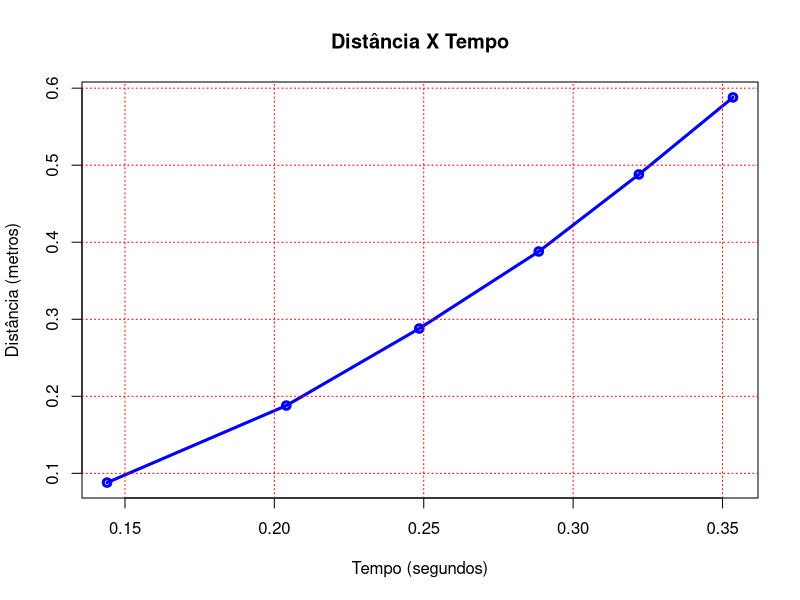
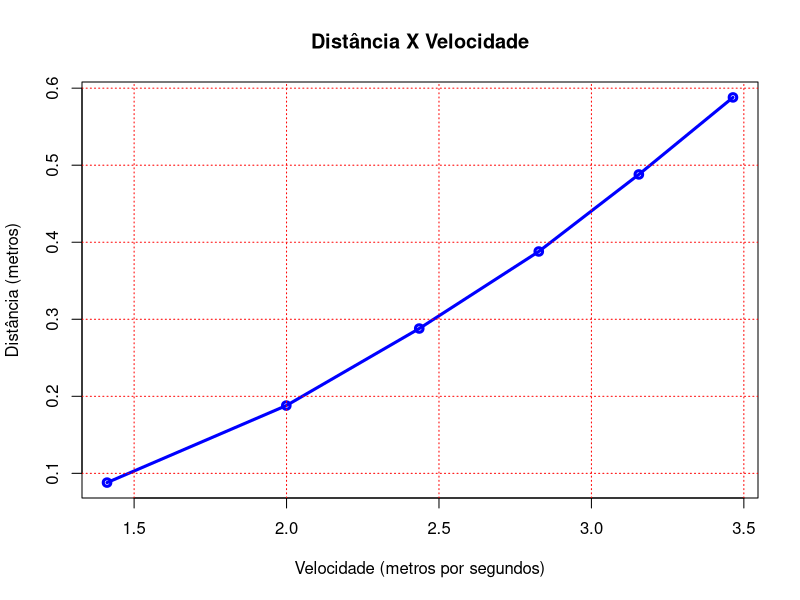
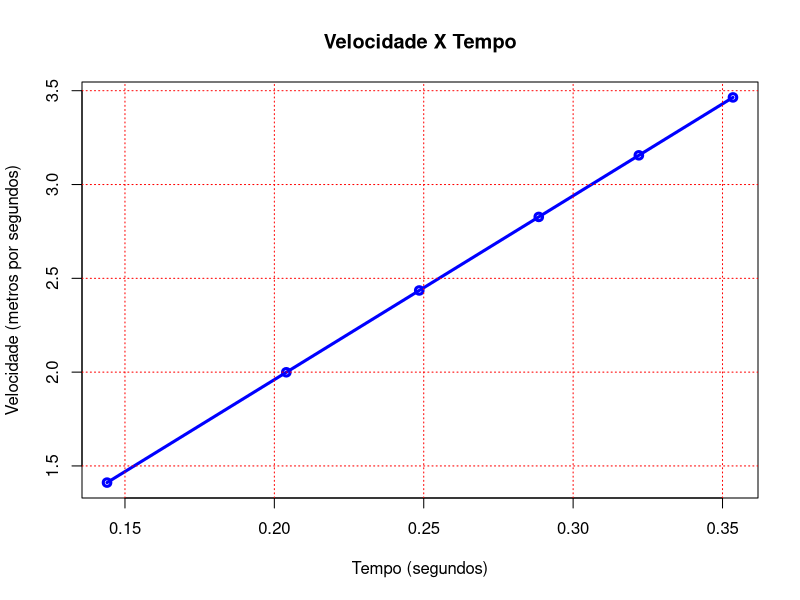
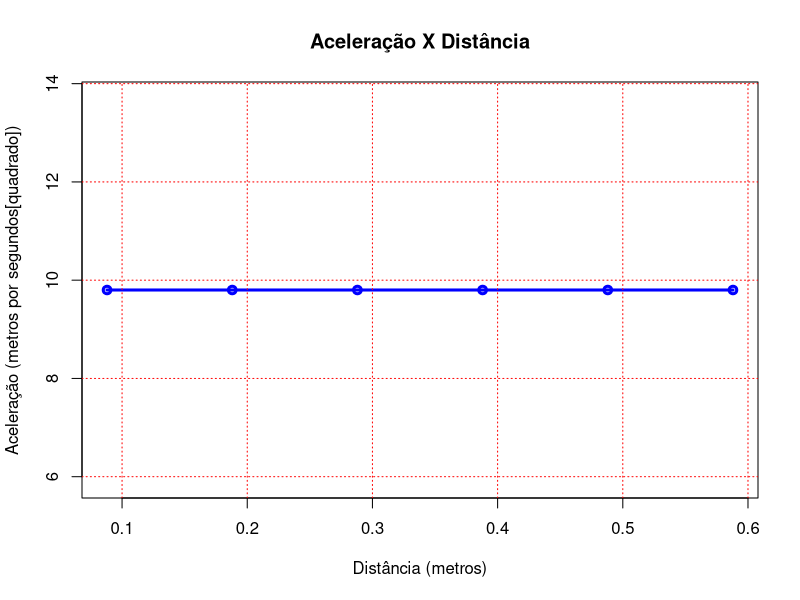
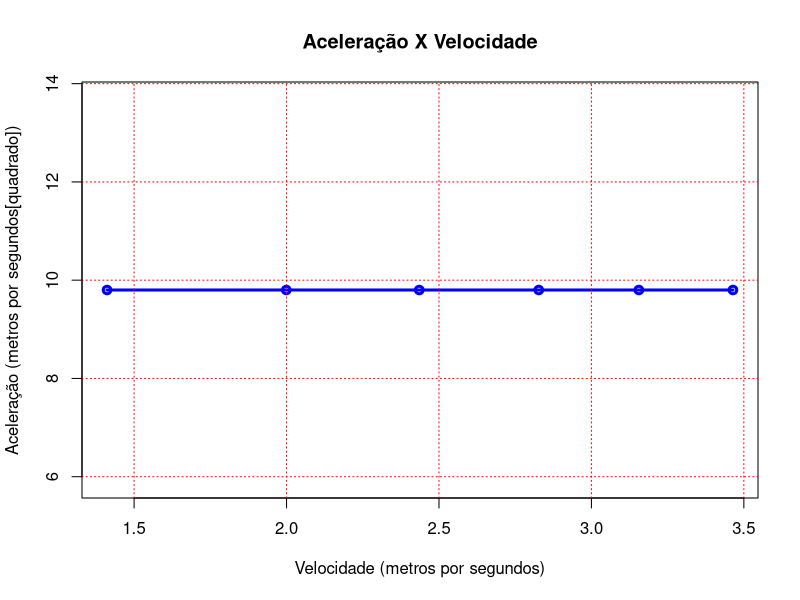
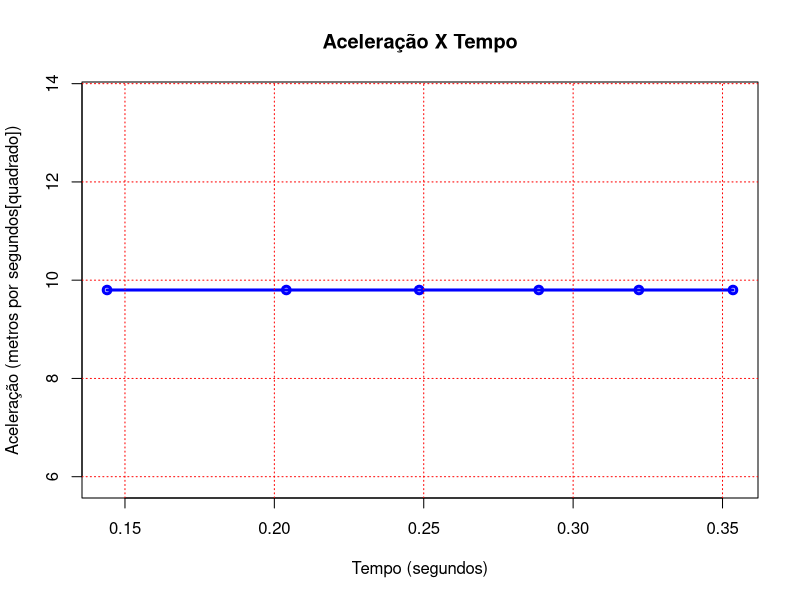
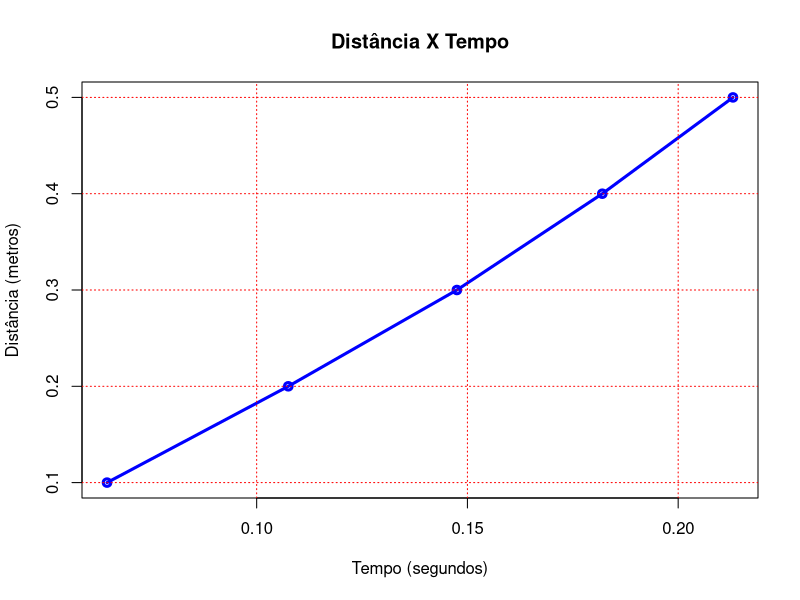
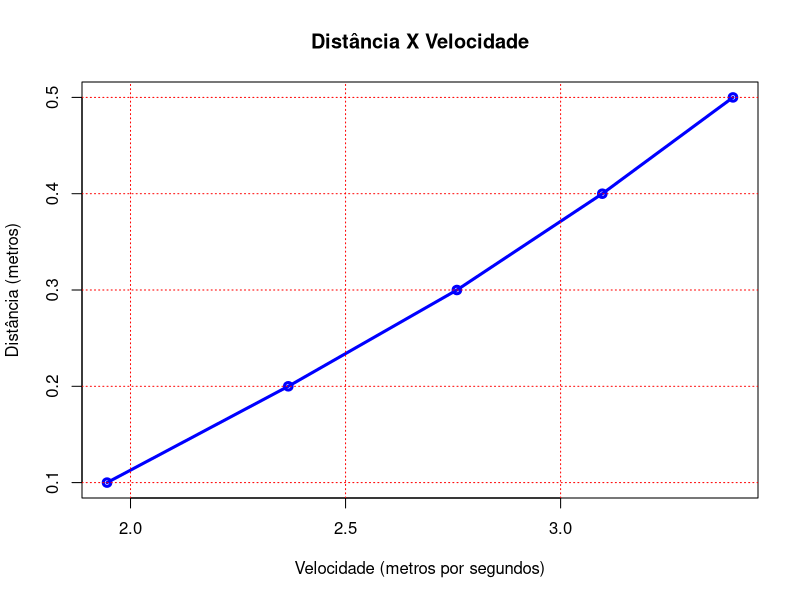

Here is the R script that generated these plots, in order:
## ---- chunk 1
knitr::opts_chunk$set(echo = TRUE)
## ---- chunk 2
cat("\\newpage")
## ---- chunk 3
# Aqui esta todas as funções e variaveis utilizadas no experimento

GRAVIDADE <- 9.8

#############################################################################################
# Calculando Velocidade Final em cada queda
calcularVelocidadeFinal <- function(velocidadeInicial, aceleracao, tempoFinal){
  velocidadeFinal <- velocidadeInicial + (aceleracao*tempoFinal)
  return(velocidadeFinal)
}

#############################################################################################
# Calculando Aceleração Media em cada queda
calcularAceleracaoMedia <- function(velocidadeFinal, velocidadeInicial, tempoFinal, tempoInicial){
  aceleracaoMedia <- (velocidadeFinal - velocidadeInicial)/(tempoFinal - tempoInicial)
  return(aceleracaoMedia)
}

#############################################################################################
# Calculando a Velocidade Inicial a partir da Gravidade e da Distância percorrida
calcularVelocidadeInicial <- function(gravidade, distancia){
  return(sqrt(2*GRAVIDADE*distancia))
}
## ---- chunk 4
cat("\\newpage")

#############################################################################################
# Carregando o arquivo com os dados dos Testes
dadosF2 <- read.csv("bola_em_queda_livre-F2.csv", header = FALSE, col.names=c("tempoInicial","tempoFinal","distanciaInicial","distanciaFinal"))

#############################################################################################
# Calculando o Tempo e Distância Media e adicionando-os como nova coluna
dadosF2["tempoMedio"] <- dadosF2$tempoFinal - dadosF2$tempoInicial
dadosF2["distanciaMedia"] <- dadosF2$distanciaFinal - dadosF2$distanciaInicial

#############################################################################################
# Tomando a Velocidade Inicial igual a zero em todos os testes
dadosF2["velocidadeInicial"] <- c(0,0,0,0,0,0)

#############################################################################################
# Chamando a função que calcula a Velocidade Final
dadosF2["velocidadeFinal"] <- calcularVelocidadeFinal(dadosF2$velocidadeInicial, GRAVIDADE, dadosF2$tempoFinal)

#############################################################################################
# Chamando a função que calcula a Aceleração media
dadosF2["aceleracaoMedia"] <- calcularAceleracaoMedia(dadosF2$velocidadeFinal, dadosF2$velocidadeInicial, dadosF2$tempoFinal, dadosF2$tempoInicial)
## ---- chunk 5
print(dadosF2$tempoInicial)
## ---- chunk 6
print(dadosF2$tempoFinal)
## ---- chunk 7
print(dadosF2$distanciaInicial)
## ---- chunk 8
print(dadosF2$distanciaFinal)
## ---- chunk 9
#############################################################################################
# Criando o Gráfico
# dadosF2$tempoMedio é o eixo X
# dadosF2$distanciaMedia é o eixo Y
# type "o" é o grafico contendo todos os pontos
# main é o título do grafico, irá aparecer no centro, na parte superior
# lwd é a espessura da linha do grafico
# xlab é o título do eixo X
# ylab é o título do eixo Y
plot(dadosF2$tempoMedio, dadosF2$distanciaMedia, type="o", col="blue", 
  main="Distância X Tempo",
  lwd=3,
  xlab="Tempo (segundos)",
  ylab="Distância (metros)")

# grid cria quadrantes no gráfico, essas linhas da divisoria, terão a cor vermelha
grid(col="red")
## ---- chunk 10
cat("\\newpage")
## ---- chunk 11
print(dadosF2$velocidadeInicial)
## ---- chunk 12
print(dadosF2$velocidadeFinal)
## ---- chunk 13
#############################################################################################
# Criando o Gráfico
# dadosF2$velocidadeFinal é o eixo X
# dadosF2$distanciaMedia é o eixo Y
# type "o" é o grafico contendo todos os pontos
# main é o título do grafico, irá aparecer no centro, na parte superior
# lwd é a espessura da linha do grafico
# xlab é o título do eixo X
# ylab é o título do eixo Y
plot(dadosF2$velocidadeFinal, dadosF2$distanciaMedia, type="o", col="blue", 
  main="Distância X Velocidade",
  lwd=3,
  xlab="Velocidade (metros por segundos)",
  ylab="Distância (metros)")

# grid cria quadrantes no gráfico, essas linhas da divisoria, terão a cor vermelha
grid(col="red")
## ---- chunk 14
#############################################################################################
# Criando o Gráfico
# dadosF2$tempoMedio é o eixo x
# dadosF2$velocidadeFinal é o eixo y
# type "o" é o grafico contendo todos os pontos
# main é o título do grafico, irá aparecer no centro, na parte superior
# lwd é a espessura da linha do grafico
# xlab é o título do eixo X
# ylab é o título do eixo Y
plot(dadosF2$tempoMedio, dadosF2$velocidadeFinal, type="o", col="blue", 
  main="Velocidade X Tempo",
  lwd=3,
  xlab="Tempo (segundos)",
  ylab="Velocidade (metros por segundos)")

# grid cria quadrantes no gráfico, essas linhas da divisoria, terão a cor vermelha
grid(col="red")
## ---- chunk 15
cat("\\newpage")
## ---- chunk 16
print(dadosF2$aceleracaoMedia)
## ---- chunk 17
#############################################################################################
# Criando o Gráfico
# dadosF2$distanciaMedia é o eixo X
# dadosF2$aceleracaoMedia é o eixo Y
# type "o" é o grafico contendo todos os pontos
# main é o título do grafico, irá aparecer no centro, na parte superior
# lwd é a espessura da linha do grafico
# xlab é o título do eixo X
# ylab é o título do eixo Y
plot(dadosF2$distanciaMedia, dadosF2$aceleracaoMedia, type="o", col="blue", 
  main="Aceleração X Distância",
  lwd=3,
  xlab="Distância (metros)",
  ylab="Aceleração (metros por segundos[quadrado])")

# grid cria quadrantes no gráfico, essas linhas da divisoria, terão a cor vermelha
grid(col="red")
## ---- chunk 18
#############################################################################################
# Criando o Gráfico
# dadosF2$velocidadeFinal é o eixo X
# dadosF2$aceleracaoMedia é o eixo Y
# type "o" é o grafico contendo todos os pontos
# main é o título do grafico, irá aparecer no centro, na parte superior
# lwd é a espessura da linha do grafico
# xlab é o título do eixo X
# ylab é o título do eixo Y
plot(dadosF2$velocidadeFinal, dadosF2$aceleracaoMedia, type="o", col="blue", 
  main="Aceleração X Velocidade",
  lwd=3,
  xlab="Velocidade (metros por segundos)",
  ylab="Aceleração (metros por segundos[quadrado])")

# grid cria quadrantes no gráfico, essas linhas da divisoria, terão a cor vermelha
grid(col="red")
## ---- chunk 19
#############################################################################################
# Criando o Gráfico
# dadosF2$tempoMedio é o eixo X
# dadosF2$aceleracaoMedia é o eixo Y
# type "o" é o grafico contendo todos os pontos
# main é o título do grafico, irá aparecer no centro, na parte superior
# lwd é a espessura da linha do grafico
# xlab é o título do eixo X
# ylab é o título do eixo Y
plot(dadosF2$tempoMedio, dadosF2$aceleracaoMedia, type="o", col="blue", 
  main="Aceleração X Tempo",
  lwd=3,
  xlab="Tempo (segundos)",
  ylab="Aceleração (metros por segundos[quadrado])")

# grid cria quadrantes no gráfico, essas linhas da divisoria, terão a cor vermelha
grid(col="red")
## ---- chunk 20
cat("\\newpage")

#############################################################################################
# Carregando o arquivo com os dados dos Testes
dadosF1 <- read.csv("bola_em_queda_livre-F1.csv", header = FALSE, col.names=c("tempoInicial","tempoFinal","distanciaInicial","distanciaFinal"))

#############################################################################################
# Calculando o Tempo e Distância Media e adicionando-os como nova coluna
dadosF1["tempoMedio"] <- dadosF1$tempoFinal - dadosF1$tempoInicial
dadosF1["distanciaMedia"] <- dadosF1$distanciaFinal - dadosF1$distanciaInicial

#############################################################################################
# Tomando a Velocidade Inicial é calculada para cada caso de teste
dadosF1["velocidadeInicial"] <- calcularVelocidadeInicial(GRAVIDADE, dadosF1$distanciaInicial)

#############################################################################################
# Chamando a função que calcula a Velocidade Final
dadosF1["velocidadeFinal"] <- calcularVelocidadeFinal(dadosF1$velocidadeInicial, GRAVIDADE, dadosF1$tempoFinal)

#############################################################################################
# Chamando a função que calcula a Aceleração media
dadosF1["aceleracaoMedia"] <- calcularAceleracaoMedia(dadosF1$velocidadeFinal, dadosF1$velocidadeInicial, dadosF1$tempoFinal, dadosF1$tempoInicial)
## ---- chunk 21
print(dadosF1$tempoInicial)
## ---- chunk 22
print(dadosF1$tempoFinal)
## ---- chunk 23
print(dadosF1$distanciaInicial)
## ---- chunk 24
print(dadosF1$distanciaFinal)
## ---- chunk 25
#############################################################################################
# Criando o Gráfico
# dadosF1$tempoMedio é o eixo X
# dadosF1$distanciaMedia é o eixo Y
# type "o" é o grafico contendo todos os pontos
# main é o título do grafico, irá aparecer no centro, na parte superior
# lwd é a espessura da linha do grafico
# xlab é o título do eixo X
# ylab é o título do eixo Y
plot(dadosF1$tempoMedio, dadosF1$distanciaMedia, type="o", col="blue", 
  main="Distância X Tempo",
  lwd=3,
  xlab="Tempo (segundos)",
  ylab="Distância (metros)")

# grid cria quadrantes no gráfico, essas linhas da divisoria, terão a cor vermelha
grid(col="red")
## ---- chunk 26
cat("\\newpage")
## ---- chunk 27
print(dadosF1$velocidadeInicial)
## ---- chunk 28
print(dadosF1$velocidadeFinal)
## ---- chunk 29
#############################################################################################
# Criando o Gráfico
# dadosF1$velocidadeFinal é o eixo X
# dadosF1$distanciaMedia é o eixo Y
# type "o" é o grafico contendo todos os pontos
# main é o título do grafico, irá aparecer no centro, na parte superior
# lwd é a espessura da linha do grafico
# xlab é o título do eixo X
# ylab é o título do eixo Y
plot(dadosF1$velocidadeFinal, dadosF1$distanciaMedia, type="o", col="blue", 
  main="Distância X Velocidade",
  lwd=3,
  xlab="Velocidade (metros por segundos)",
  ylab="Distância (metros)")

# grid cria quadrantes no gráfico, essas linhas da divisoria, terão a cor vermelha
grid(col="red")
## ---- chunk 30
#############################################################################################
# Criando o Gráfico
# dadosF1$tempoMedio é o eixo x
# dadosF1$velocidadeFinal é o eixo y
# type "o" é o grafico contendo todos os pontos
# main é o título do grafico, irá aparecer no centro, na parte superior
# lwd é a espessura da linha do grafico
# xlab é o título do eixo X
# ylab é o título do eixo Y
plot(dadosF1$tempoMedio, dadosF1$velocidadeFinal, type="o", col="blue", 
  main="Velocidade X Tempo",
  lwd=3,
  xlab="Tempo (segundos)",
  ylab="Velocidade (metros por segundos)")

# grid cria quadrantes no gráfico, essas linhas da divisoria, terão a cor vermelha
grid(col="red")
## ---- chunk 31
cat("\\newpage")
## ---- chunk 32
print(dadosF1$aceleracaoMedia)
## ---- chunk 33
#############################################################################################
# Criando o Gráfico
# dadosF1$distanciaMedia é o eixo X
# dadosF1$aceleracaoMedia é o eixo Y
# type "o" é o grafico contendo todos os pontos
# main é o título do grafico, irá aparecer no centro, na parte superior
# lwd é a espessura da linha do grafico
# xlab é o título do eixo X
# ylab é o título do eixo Y
plot(dadosF1$distanciaMedia, dadosF1$aceleracaoMedia, type="o", col="blue", 
  main="Aceleração X Distância",
  lwd=3,
  xlab="Distância (metros)",
  ylab="Aceleração (metros por segundos[quadrado])")

# grid cria quadrantes no gráfico, essas linhas da divisoria, terão a cor vermelha
grid(col="red")
## ---- chunk 34
#############################################################################################
# Criando o Gráfico
# dadosF1$velocidadeFinal é o eixo X
# dadosF1$aceleracaoMedia é o eixo Y
# type "o" é o grafico contendo todos os pontos
# main é o título do grafico, irá aparecer no centro, na parte superior
# lwd é a espessura da linha do grafico
# xlab é o título do eixo X
# ylab é o título do eixo Y
plot(dadosF1$velocidadeFinal, dadosF1$aceleracaoMedia, type="o", col="blue", 
  main="Aceleração X Velocidade",
  lwd=3,
  xlab="Velocidade (metros por segundos)",
  ylab="Aceleração (metros por segundos[quadrado])")

# grid cria quadrantes no gráfico, essas linhas da divisoria, terão a cor vermelha
grid(col="red")
## ---- chunk 35
#############################################################################################
# Criando o Gráfico
# dadosF1$tempoMedio é o eixo X
# dadosF1$aceleracaoMedia é o eixo Y
# type "o" é o grafico contendo todos os pontos
# main é o título do grafico, irá aparecer no centro, na parte superior
# lwd é a espessura da linha do grafico
# xlab é o título do eixo X
# ylab é o título do eixo Y
plot(dadosF1$tempoMedio, dadosF1$aceleracaoMedia, type="o", col="blue", 
  main="Aceleração X Tempo",
  lwd=3,
  xlab="Tempo (segundos)",
  ylab="Aceleração (metros por segundos[quadrado])")

# grid cria quadrantes no gráfico, essas linhas da divisoria, terão a cor vermelha
grid(col="red")
